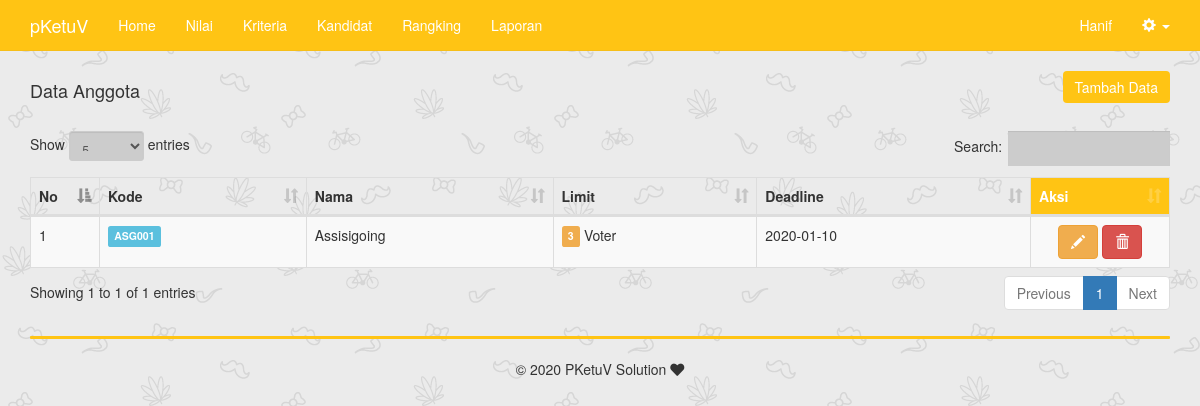
The app's page /anggota.php (signed in) with its own data.
### tables this page shows
CREATE TABLE `anggota` (
  `kode_anggota` varchar(6) NOT NULL,
  `nama_anggota` varchar(50) NOT NULL,
  `limit_anggota` int(11) NOT NULL,
  `deadline` date NOT NULL
);

### includes/anggota.inc.php (called while the page is built, shortened)
<?php
class anggota{
	private $conn;
	private $table_name = "anggota";
	public function __construct($db){
		$this->conn = $db;
	}
	function readAll(){
		$query = "SELECT * FROM ".$this->table_name." ORDER BY kode_anggota ASC";
		$stmt = $this->conn->prepare($query);
		$stmt->execute();
		return $stmt;
	}
}
?>

### anggota.php (the view)
<?php
include_once 'header.php';
if (isset($_SESSION['role'])) {
    if ($_SESSION['role'] != base64_encode('Admin')) { ?>
        <div class="container">
            <div class="text-center">Halaman ini hanya untuk hak akses Admin saja!</div>
        </div>
    <?php } else {
include_once 'includes/anggota.inc.php';
$pro = new anggota($db);
$stmt = $pro->readAll();
?>
	<div class="row">
		<div class="col-md-6 text-left">
			<h4>Data Anggota</h4>
		</div>
		<div class="col-md-6 text-right">
			<button onclick="location.href='anggota-baru.php'" class="btn btn-primary" id="btn-tambah">Tambah Data</button>
		</div>
	</div>
	<br/>
	<table width="100%" class="table table-striped table-bordered" id="tabeldata">
        <thead>
            <tr>
                <th width="30px">No</th>
                <th>Kode</th>
                <th>Nama</th>
                <th>Limit</th>
                <th>Deadline</th>
                <th width="100px" id="bg-hasil">Aksi</th>
            </tr>
        </thead>
        <tbody>
<?php
$no=1;
while ($row = $stmt->fetch(PDO::FETCH_ASSOC)){
?>
            <tr>
                <td><?php echo $no++ ?></td>
                <td><div class="label label-info"><?php echo $row['kode_anggota'] ?></div></td>
                <td><?php echo $row['nama_anggota'] ?></td>
                <td><div class="label label-warning"><?php echo $row['limit_anggota'] ?></div> Voter</td>
                <td><?php echo $row['deadline'] ?></td>
                <td class="text-center">
					<a href="anggota-ubah.php?ka=<?php echo $row['kode_anggota'] ?>" class="btn btn-warning"><span class="glyphicon glyphicon-pencil" aria-hidden="true"></span></a>
					<a href="anggota-hapus.php?ka=<?php echo $row['kode_anggota'] ?>" onclick="return confirm('Yakin ingin menghapus data')" class="btn btn-danger"><span class="glyphicon glyphicon-trash" aria-hidden="true"></span></a>
			    </td>
            </tr>
<?php
}
?>
        </tbody>
    </table>
<?php
include_once 'footer.php';
    }
}
?>

### css/custom.css (style rules this page uses)
#bg-hasil { background: #ffc414;color: white; }
#btn-tambah { background: #ffc414;color: white;border: none; }
a { color: inherit; }

### records on screen
anggota: kode_anggota "ASG001", nama_anggota "Assisigoing", limit_anggota "3", deadline "2020-01-10"

### other values on screen
$_SESSION['nama_lengkap'] "Hanif"
